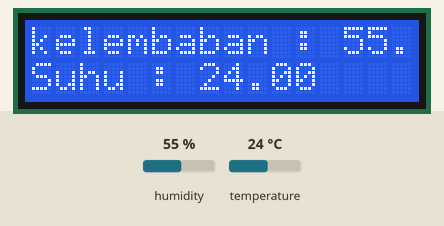
The sketch below on a simulated Arduino Uno, built with avr-gcc and run on an emulated ATmega328P. On the bench: 16×2 character LCD. The test bench sets the inputs (shaded band); at power-on: humidity 55 %, temperature 24 °C.

Above: at 1.2 s.
1.3 s: humidity set to 22 %
At 3.3 s:
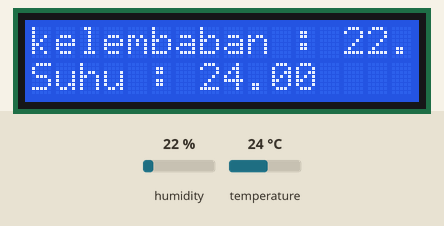
4.1 s: temperature set to 12 °C
At 4.6 s:
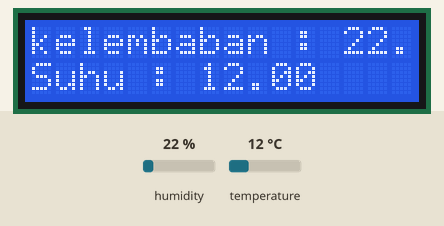
6.9 s: humidity set to 40 %
At 9.6 s:
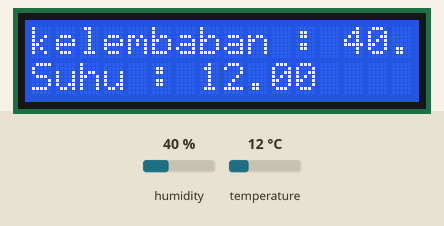
9.9 s: temperature set to 19 °C
At 10.9 s:
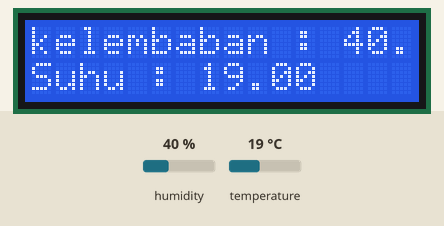
Timing chart, 0 to 12.9 s (numbered marks = the images above; inputs shaded):
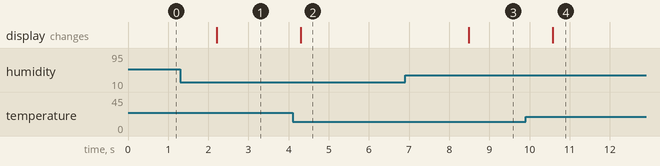

The sketch:

DHTdanLCD.ino
```cpp
#include <Wire.h>
#include <LiquidCrystal_I2C.h>
#include "DHT.h"

LiquidCrystal_I2C lcd(0x27, 16, 2);
DHT dht (4, DHT11);

void setup() {
 Serial.begin(9600);
 dht.begin();
 lcd.init ();
 lcd.backlight(); }

void loop() {
  // delay (2000);
  float kelembaban = dht.readHumidity();
  float suhu = dht.readTemperature(); // Dalam Celsius
  lcd.setCursor(0, 0);
  lcd.print ("kelembaban : ");
  lcd.print(kelembaban);
  lcd.setCursor(0, 1);
  lcd.print("Suhu : ");
  lcd.print (suhu);
  delay(200);

}
```

Measured:
- after the input at 1.3 s, the display: changes after 0.91 s (image 1)
- after the input at 4.1 s, the display: changes after 0.20 s (image 2)
- after the input at 6.9 s, the display: changes after 1.6 s (image 3)
- after the input at 9.9 s, the display: changes after 0.68 s (image 4)
